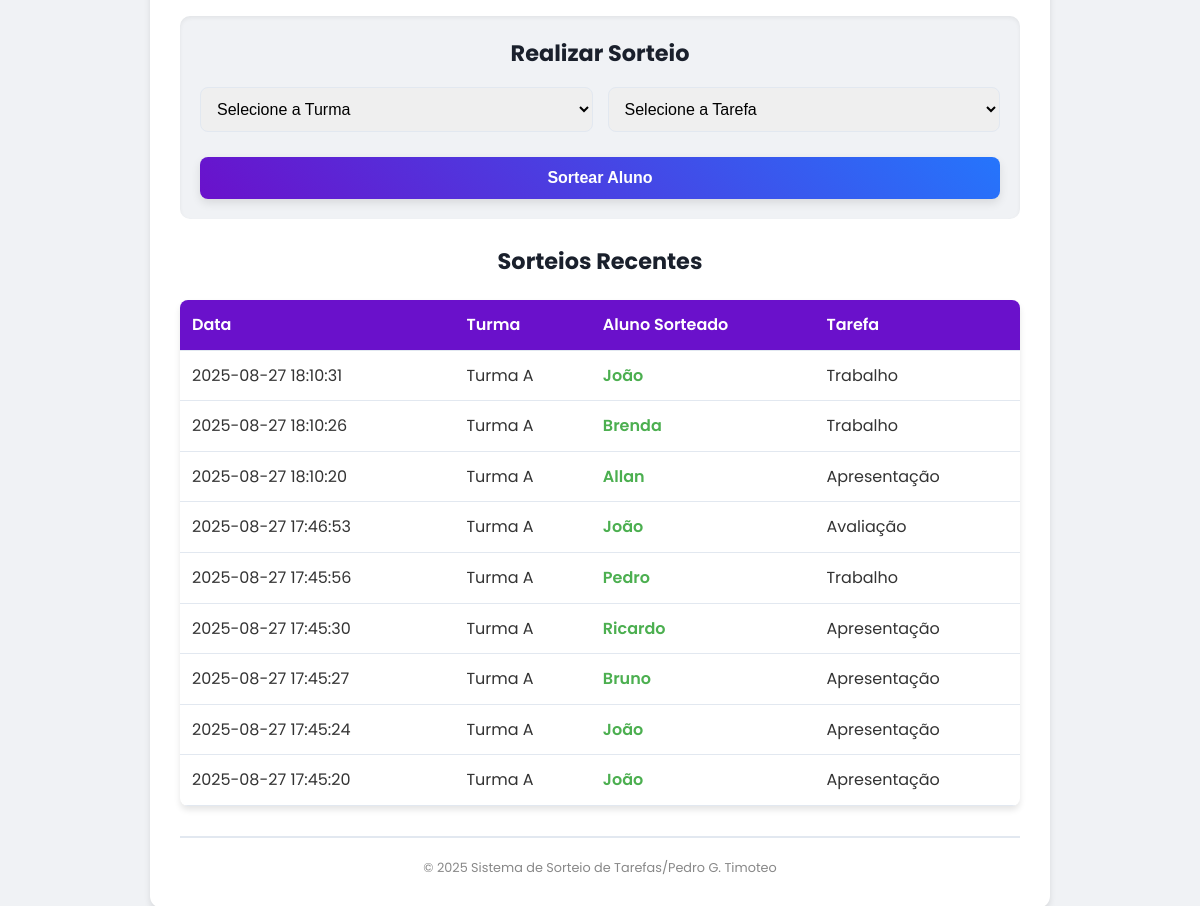
Before: / (lower part) with the older database file.
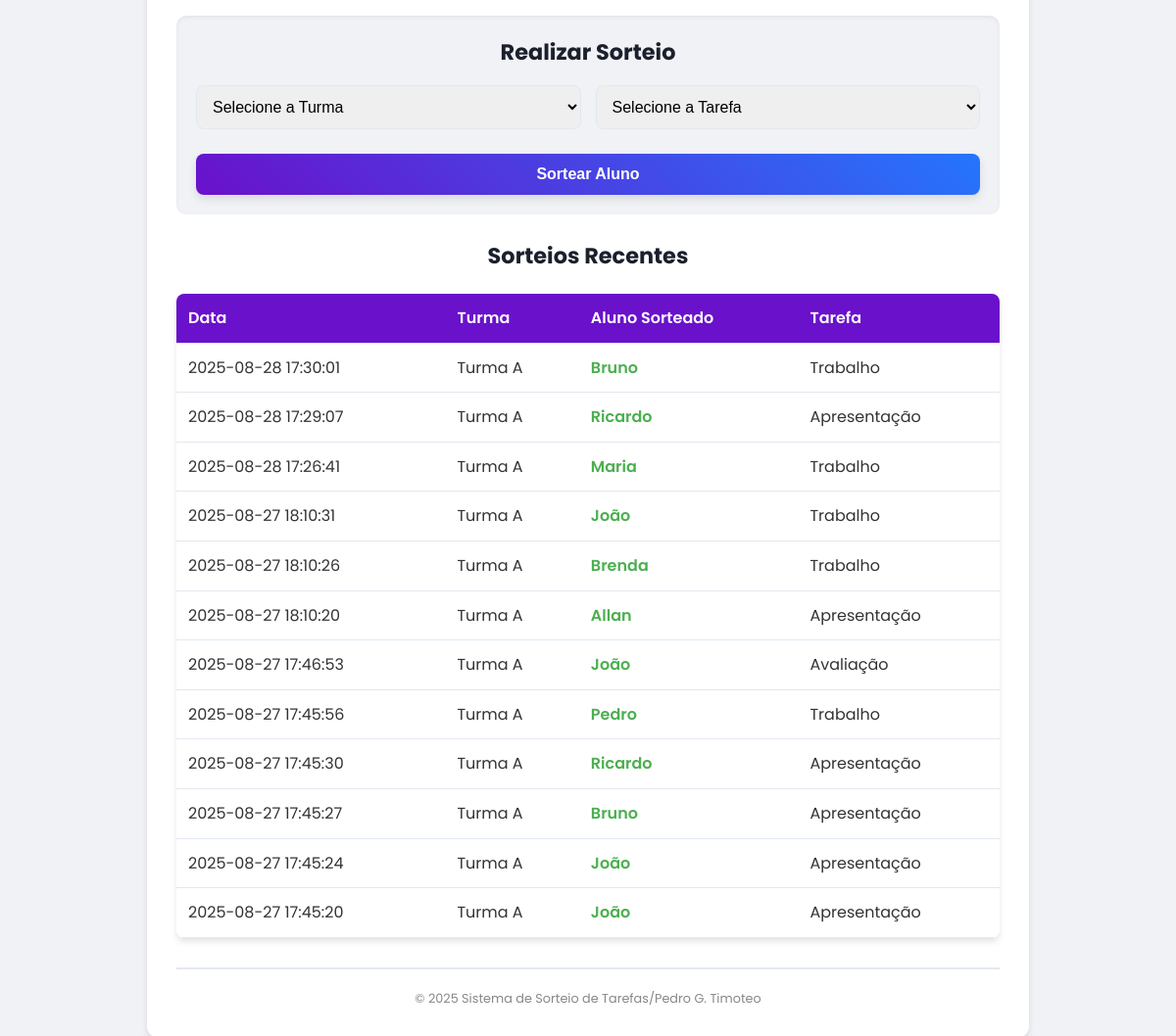
After: the same page with the newer database file.
### tables this page shows
CREATE TABLE sorteios (
            id INTEGER PRIMARY KEY AUTOINCREMENT,
            tarefa_id INTEGER NOT NULL,
            aluno_id INTEGER NOT NULL,
            turma_id INTEGER NOT NULL,
            data_sorteio TEXT NOT NULL,
            FOREIGN KEY (tarefa_id) REFERENCES tarefas(id),
            FOREIGN KEY (aluno_id) REFERENCES alunos(id),
            FOREIGN KEY (turma_id) REFERENCES turmas(id)
        );

CREATE TABLE turmas (
            id INTEGER PRIMARY KEY AUTOINCREMENT,
            nome TEXT NOT NULL UNIQUE
        );

CREATE TABLE alunos (
            id INTEGER PRIMARY KEY AUTOINCREMENT,
            nome TEXT NOT NULL,
            turma_id INTEGER NOT NULL,
            FOREIGN KEY (turma_id) REFERENCES turmas(id)
        );

CREATE TABLE tarefas (
            id INTEGER PRIMARY KEY AUTOINCREMENT,
            nome TEXT NOT NULL UNIQUE
        );

### app.py (the view)
@app.route('/')
def index():
    conn = get_db_connection()
    turmas = conn.execute('SELECT * FROM turmas').fetchall()
    tarefas = conn.execute('SELECT * FROM tarefas').fetchall()
    sorteios = conn.execute('''
        SELECT
            sorteios.data_sorteio,
            turmas.nome AS turma_nome,
            alunos.nome AS aluno_nome,
            tarefas.nome AS tarefa_nome
        FROM sorteios
        JOIN turmas ON sorteios.turma_id = turmas.id
        JOIN alunos ON sorteios.aluno_id = alunos.id
        JOIN tarefas ON sorteios.tarefa_id = tarefas.id
        ORDER BY sorteios.data_sorteio DESC
    ''').fetchall()
    conn.close()
    return render_template('index.html', turmas=turmas, tarefas=tarefas, sorteios=sorteios)

### db.py (called while the page is built)
def get_db_connection():
    conn = sqlite3.connect('sorteio.db')
    conn.row_factory = sqlite3.Row
    return conn

### templates/Index.html (shortened to what this page needs)
<!DOCTYPE html>
<html lang="pt-br">
<head>
    <link rel="stylesheet" href="{{ url_for('static', filename='css/style.css') }}">
</head>
<body>
    <div class="container">
        <main>
            <section class="form-section draw-section">
                <h2>Realizar Sorteio</h2>
                <form action="{{ url_for('sortear') }}" method="post">
                    <div class="draw-inputs">
                        <select name="turma_sorteio_id" required>
                            <option value="">Selecione a Turma</option>
                        </select>
                        <select name="tarefa_sorteio_id" required>
                            <option value="">Selecione a Tarefa</option>
                        </select>
                    </div>
                    <button type="submit" class="draw-button">Sortear Aluno</button>
                </form>
            </section>
            <section class="results-section">
                <h2>Sorteios Recentes</h2>
                {% if sorteios %}
                    <table>
                        <thead>
                            <tr>
                                <th>Data</th>
                                <th>Turma</th>
                                <th>Aluno Sorteado</th>
                                <th>Tarefa</th>
                            </tr>
                        </thead>
                        <tbody>
                            {% for sorteio in sorteios %}
                                <tr>
                                    <td>{{ sorteio.data_sorteio }}</td>
                                    <td>{{ sorteio.turma_nome }}</td>
                                    <td class="winner">{{ sorteio.aluno_nome }}</td>
                                    <td>{{ sorteio.tarefa_nome }}</td>
                                </tr>
                            {% endfor %}
                        </tbody>
                    </table>
                {% else %}
                    <p class="no-results">Nenhum sorteio realizado ainda.</p>
                {% endif %}
            </section>
        </main>
        <footer>
            <p>&copy; 2025 Sistema de Sorteio de Tarefas/Pedro G. Timoteo</p>
        </footer>
    </div>
</body>
</html>

Changed rows visible on the page:
added sorteios: data_sorteio "2025-08-28 17:30:01", turma_nome "Turma A", aluno_nome "Bruno", tarefa_nome "Trabalho"
added sorteios: data_sorteio "2025-08-28 17:29:07", turma_nome "Turma A", aluno_nome "Ricardo", tarefa_nome "Apresentação"
added sorteios: data_sorteio "2025-08-28 17:26:41", turma_nome "Turma A", aluno_nome "Maria", tarefa_nome "Trabalho"
